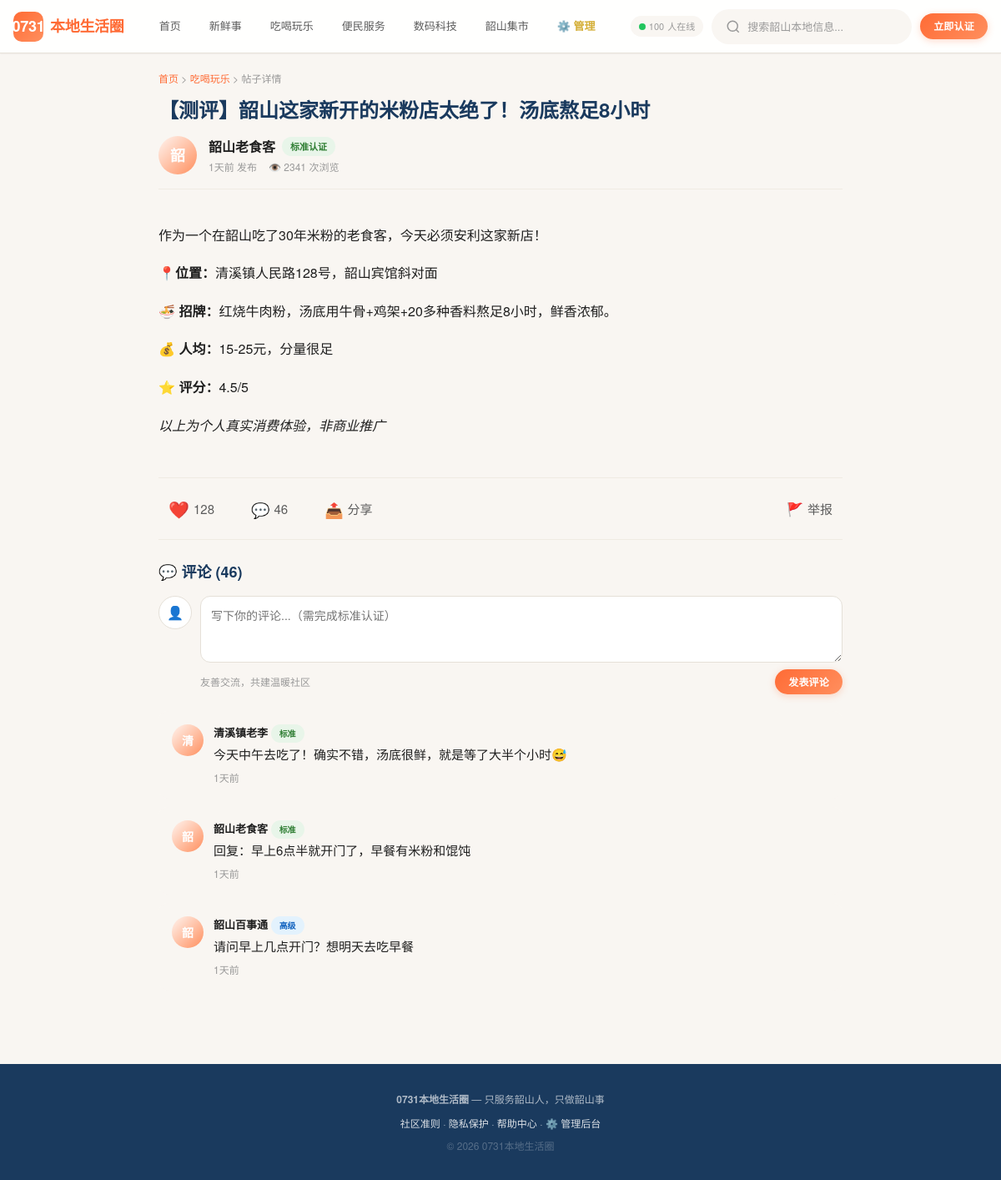
/post/1, run on the app's committed database.
### models.py (models this page shows)
class Post(Base):
    __tablename__ = "posts"
    id = Column(Integer, primary_key=True, autoincrement=True)
    user_id = Column(Integer, ForeignKey("users.id"), nullable=False)
    section = Column(String(20), nullable=False, index=True)
    title = Column(String(200), nullable=False)
    content = Column(Text, nullable=False)
    images = Column(Text, nullable=True)  # JSON数组，图片路径列表
    price_info = Column(String(100), nullable=True)
    contact_info = Column(String(100), nullable=True)
    status = Column(Enum(PostStatus), default=PostStatus.published)
    views = Column(Integer, default=0)
    likes_count = Column(Integer, default=0)
    comments_count = Column(Integer, default=0)
    is_pinned = Column(Boolean, default=False)
    pinned_at = Column(DateTime, nullable=True)  # 置顶开始时间
    pinned_expires_at = Column(DateTime, nullable=True)  # 置顶到期时间
    is_hot = Column(Boolean, default=False)  # 火热标签
    is_essential = Column(Boolean, default=False)  # 加精标签
    created_at = Column(DateTime, default=datetime.now, index=True)
    updated_at = Column(DateTime, default=datetime.now, onupdate=datetime.now)
    author = relationship("User", back_populates="posts")
    comments = relationship("Comment", back_populates="post", lazy="select",
                           order_by="Comment.created_at.desc()", cascade="all, delete-orphan")
    likes = relationship("Like", back_populates="post", lazy="select", cascade="all, delete-orphan")

class User(Base):
    __tablename__ = "users"
    id = Column(Integer, primary_key=True, autoincrement=True)
    phone = Column(String(11), unique=True, nullable=False, index=True)
    id_number_hash = Column(String(64), unique=True, nullable=False)  # SHA256哈希
    face_hash = Column(String(64), unique=True, nullable=True)
    nickname = Column(String(50), nullable=False, default="韶山新邻居")
    avatar_bg = Column(String(20), nullable=True)  # 头像emoji
    auth_level = Column(Enum(AuthLevel), default=AuthLevel.basic, nullable=False)
    score = Column(Integer, default=0)  # 信誉积分
    forum_coins = Column(Integer, default=0)  # 论坛币
    last_check_in_date = Column(String(10), nullable=True)  # 上次签到日期 YYYY-MM-DD
    created_at = Column(DateTime, default=datetime.now)
    updated_at = Column(DateTime, default=datetime.now, onupdate=datetime.now)
    is_active = Column(Boolean, default=True)
    is_frozen = Column(Boolean, default=False)
    is_super_admin = Column(Boolean, default=False)
    posts = relationship("Post", back_populates="author", lazy="select")
    comments = relationship("Comment", back_populates="author", lazy="select")
    likes = relationship("Like", back_populates="user", lazy="select")
    auth_documents = relationship("AuthDocument", back_populates="user", lazy="select")

class Comment(Base):
    __tablename__ = "comments"
    id = Column(Integer, primary_key=True, autoincrement=True)
    post_id = Column(Integer, ForeignKey("posts.id"), nullable=False)
    user_id = Column(Integer, ForeignKey("users.id"), nullable=False)
    content = Column(Text, nullable=False)
    parent_id = Column(Integer, ForeignKey("comments.id"), nullable=True)  # 回复某条评论
    likes_count = Column(Integer, default=0)
    created_at = Column(DateTime, default=datetime.now)
    post = relationship("Post", back_populates="comments")
    author = relationship("User", back_populates="comments")
    replies = relationship("Comment", lazy="select")

### main.py (the view)
@app.get("/post/{post_id}", response_class=HTMLResponse)
def page_post(request: Request, post_id: int, db: Session = Depends(get_db)):
    post = db.query(Post).filter(Post.id == post_id).first()
    if not post:
        raise HTTPException(404, "帖子不存在")
    post.views += 1
    db.commit()
    comments = db.query(Comment).filter(Comment.post_id == post_id)\
        .order_by(Comment.created_at.desc()).all()
    return templates.TemplateResponse("post.html", template_context(request,
        post=post, comments=comments,
    ))

### templates/post.html (shortened to what this page needs)
{% extends "base.html" %}
{% block content %}
<div class="container">
<div class="post-detail-wrapper">
  <div style="font-size:12px;color:var(--c-text-3);margin-bottom:12px;">
    <a href="/">首页</a> &gt;
    <a href="/section/{{ post.section }}">{{ SECTION_NAMES.get(post.section, '') }}</a> &gt;
    <span>帖子详情</span>
  </div>
  <div class="post-detail-header">
    <h1 class="post-detail-title">{{ post.title }}</h1>
    <div class="post-author-bar">
      <div class="pa-avatar">{{ post.author.nickname[0] if post.author else '?' }}</div>
      <div class="pa-info">
        <div class="pa-name">
          {{ post.author.nickname if post.author else '匿名用户' }}
          {% if post.author %}
          <span class="badge badge-auth-{{ post.author.auth_level.value }}">{{ {'basic':'基础认证','standard':'标准认证','advanced':'高级认证','business':'商家认证'}[post.author.auth_level.value] }}</span>
          {% endif %}
        </div>
        <div class="pa-meta">
          <span>{{ format_time(post.created_at) }} 发布</span>
          <span>👁️ {{ post.views }} 次浏览</span>
        </div>
      </div>
    </div>
  </div>
  <div class="post-detail-body">{{ post.content | safe }}</div>
  <div class="post-action-bar">
    <button class="act-btn" id="likeBtn" onclick="toggleLike({{ post.id }})">
      <span style="font-size:20px;">❤️</span> <span id="likeCount">{{ post.likes_count }}</span>
    </button>
    <button class="act-btn" onclick="document.getElementById('commentInput').focus()">
      <span style="font-size:18px;">💬</span> {{ post.comments_count }}
    </button>
    <button class="act-btn" onclick="navigator.clipboard.writeText(window.location.href);showToast('链接已复制，分享给邻居吧','success')">
      <span style="font-size:18px;">📤</span> 分享
    </button>
    <button class="act-btn" onclick="reportPost({{ post.id }})" style="margin-left:auto;">
      <span style="font-size:16px;">🚩</span> 举报
    </button>
  </div>
  <div class="comment-section-title">💬 评论 ({{ post.comments_count }})</div>
  <div class="comment-form-row">
    <div class="cf-avatar">{{ user.nickname[0] if user else '👤' }}</div>
    <div class="cf-input-wrap">
      <textarea id="commentInput" placeholder="写下你的评论...（需完成标准认证）"></textarea>
      <div class="cf-actions">
        <span class="cf-hint">友善交流，共建温暖社区</span>
        <button class="btn btn-primary btn-sm" onclick="submitComment({{ post.id }})">发表评论</button>
      </div>
    </div>
  </div>
  <div class="comment-list">
    {% for c in comments %}
    <div class="comment-item">
      <div class="comment-avatar">{{ c.author.nickname[0] if c.author else '?' }}</div>
      <div class="comment-content">
        <div class="comment-author">
          {{ c.author.nickname if c.author else '匿名' }}
          {% if c.author %}<span class="badge badge-auth-{{ c.author.auth_level.value }}" style="font-size:10px;">{{ {'basic':'基础','standard':'标准','advanced':'高级','business':'商家'}[c.author.auth_level.value] }}</span>{% endif %}
        </div>
        <div class="comment-text">{{ c.content }}</div>
        <div class="comment-meta">{{ format_time(c.created_at) }}</div>
      </div>
    </div>
    {% endfor %}
  </div>
</div>
</div>
{% endblock %}

### static/css/style.css (style rules this page uses)
:root { --c-orange: #FF6B35; --c-orange-light: #FF8F5E; --c-orange-dark: #E85A2B; --c-orange-bg: #FFF5F0; --c-blue: #1A3A5E; --c-blue-light: #2D5A8E; --c-blue-bg: #EEF3F8; --c-gold: #D4AF37; --c-gold-light: #F0D060; --c-gold-bg: #FFFEF5; --c-bg: #F9F6F2; --c-white: #FFFFFF; --c-card: #FFFFFF; --c-border: #E5E0D8; --c-divider: #F0EBE3; --c-text: #1F1F1F; --c-text-2: #5C5C5C; --c-text-3: #999999; --c-green: #22C55E; --c-red: #EF4444; --c-yellow: #F59E0B; --shadow-xs: 0 1px 2px rgba(0,0,0,.04); --shadow-sm: 0 2px 8px rgba(0,0,0,.06); --shadow-md: 0 4px 16px rgba(0,0,0,.08); --shadow-lg: 0 8px 32px rgba(0,0,0,.10); --shadow-xl: 0 16px 48px rgba(0,0,0,.12); --shadow-card-hover: 0 8px 30px rgba(26,58,94,.12); --radius-xs: 4px; --radius-sm: 8px; --radius-md: 12px; --radius-lg: 16px; --radius-xl: 24px; --radius-full: 9999px; --space-xs: 4px; --space-sm: 8px; --space-md: 16px; --space-lg: 24px; --space-xl: 32px; --space-2xl: 48px; --font: "PingFang SC","Microsoft YaHei","Helvetica Neue",sans-serif; --fz-xs:12px; --fz-sm:13px; --fz-base:15px; --fz-md:17px; --fz-lg:20px; --fz-xl:24px; --fz-2xl:30px; --fz-hero:38px; --ease: cubic-bezier(.4,0,.2,1); --ease-spring: cubic-bezier(.34,1.56,.64,1); --max-w: 1200px; --h-header: 64px; --h-bottom-nav: 60px; }
*,*::before,*::after { box-sizing:border-box;margin:0;padding:0 }
html { font-size:16px;-webkit-text-size-adjust:100%;scroll-behavior:smooth }
body { font-family:var(--font);color:var(--c-text);background:var(--c-bg); line-height:1.6;min-height:100vh;-webkit-font-smoothing:antialiased; }
a { color:var(--c-orange);text-decoration:none;transition:color .2s var(--ease) }
button { cursor:pointer;border:none;font-family:inherit;font-size:inherit }
input,textarea,select { font-family:inherit;font-size:inherit }
.container { width:100%;max-width:var(--max-w);margin:0 auto;padding:0 var(--space-md) }
.btn { display:inline-flex;align-items:center;justify-content:center;gap:6px; padding:9px 22px;border-radius:var(--radius-full);font-weight:600; font-size:var(--fz-sm);transition:all .2s var(--ease);white-space:nowrap; letter-spacing:.2px; }
.btn-primary { background:linear-gradient(135deg,var(--c-orange),var(--c-orange-light)); color:#fff;box-shadow:0 2px 8px rgba(255,107,53,.25); }
.btn-sm { padding:6px 16px;font-size:var(--fz-xs) }
.badge { display:inline-flex;align-items:center;gap:3px;padding:3px 10px; border-radius:var(--radius-full);font-size:11px;font-weight:600; }
.badge-auth-standard { background:#E8F5E9;color:#2E7D32 }
.badge-auth-advanced { background:#E3F2FD;color:#1565C0 }
.comment-list { display:flex;flex-direction:column;gap:10px }
.comment-item { display:flex;gap:12px;padding:var(--space-md); background:var(--c-bg);border-radius:var(--radius-md); }
.comment-avatar { width:38px;height:38px;border-radius:var(--radius-full); background:linear-gradient(135deg,var(--c-orange-bg),var(--c-orange-light)); color:#fff;display:flex;align-items:center;justify-content:center; font-weight:700;font-size:14px;flex-shrink:0; }
.comment-content { flex:1 }
.comment-author { font-weight:650;font-size:var(--fz-sm);margin-bottom:2px }
.comment-text { font-size:var(--fz-base);color:var(--c-text);line-height:1.6 }
.comment-meta { font-size:var(--fz-xs);color:var(--c-text-3);margin-top:6px }

### data on the page
Post: get "吃喝玩乐", title "【测评】韶山这家新开的米粉店太绝了！汤底熬足8小时", created_at "1天前", views "2341", content "作为一个在韶山吃了30年米粉的老食客，今天必须安利这家新店！ 📍位置： 清溪镇人民路128号，韶山宾馆斜对面 🍜 招牌： 红烧牛肉粉，汤底用牛骨+鸡架+20多种香料熬足8小时，鲜香浓郁。 💰 人均： 15-25元，分量很足 ⭐ 评分： 4.5/5 以上为个人真实消费体验，非商业推广", likes_count "128", comments_count "46"
User: author "韶", author "韶山老食客", auth_level "标准认证", auth_level "标准"
Comment: author "清", author "清溪镇老李", content "今天中午去吃了！确实不错，汤底很鲜，就是等了大半个小时😅", created_at "1天前"
User: auth_level "标准"
Comment: author "韶", author "韶山老食客", content "回复：早上6点半就开门了，早餐有米粉和馄饨", created_at "1天前"
Comment: author "韶", author "韶山百事通", content "请问早上几点开门？想明天去吃早餐", created_at "1天前"
User: auth_level "高级"

### other printed values
{{ user.nickname[0] if user else '👤' }} "👤"
